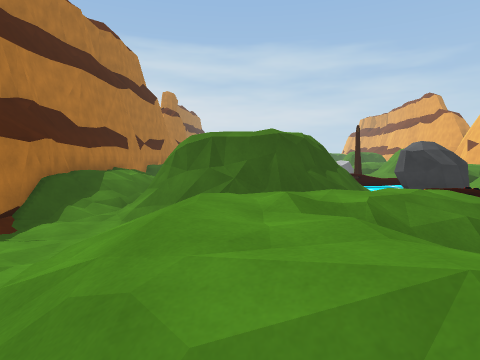
view 1 (above)

17 first-person views from a walk through a Unity game level. The camera is 1.5 m above the floor, tilts 4° down and sees 75° across. The floor is counted in squares, 2 m on a side. Each view is taken from the middle of a square. On the plan, view 1 faces up. The plan holds only what a view shows up to about 10 squares ahead; the rest is blank. The place goes on beyond the plan. The player character is not drawn.

view 2
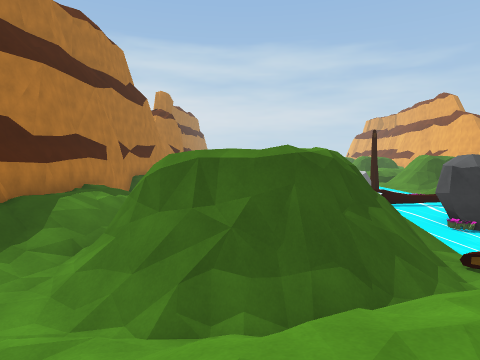

view 3
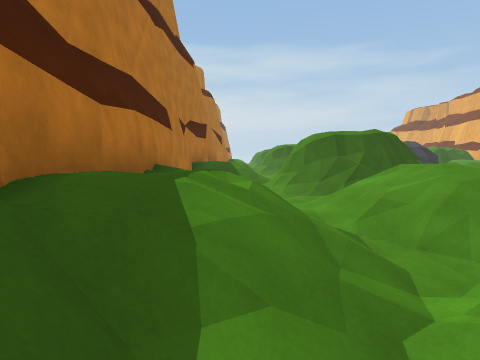

view 4
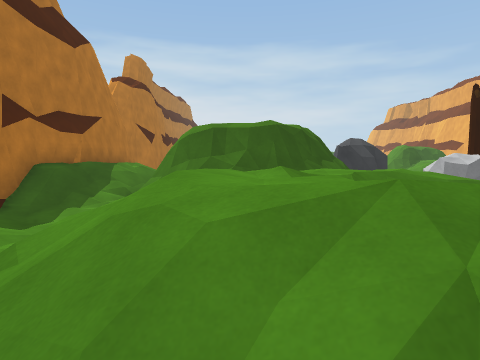

view 5
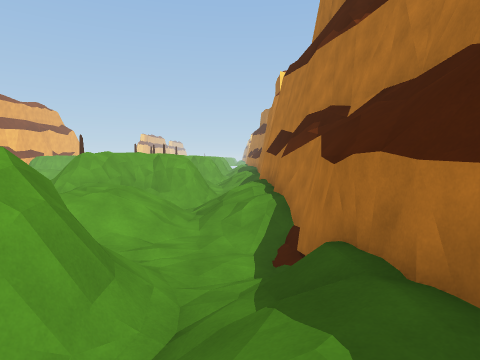

view 6
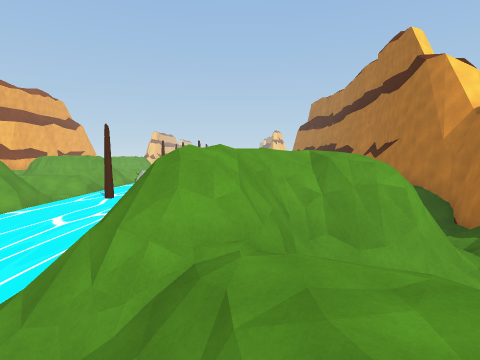

view 7
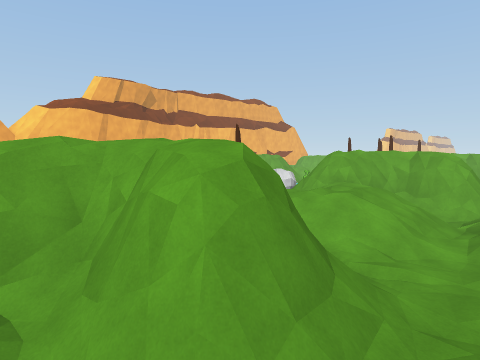

view 8
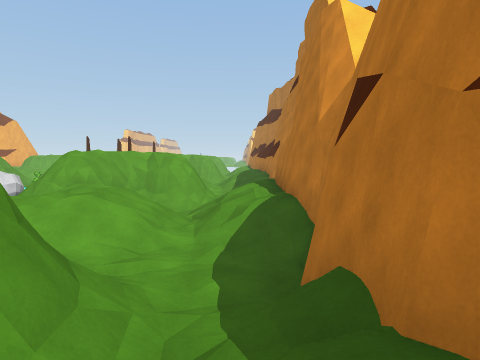

view 9
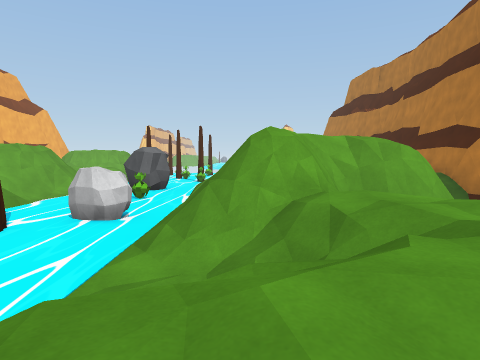

view 10
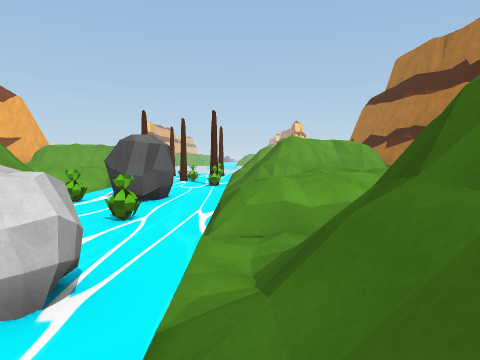

view 11
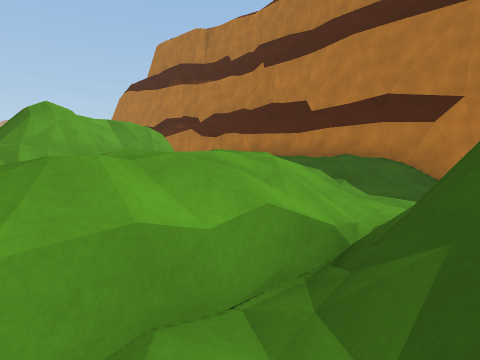

view 12
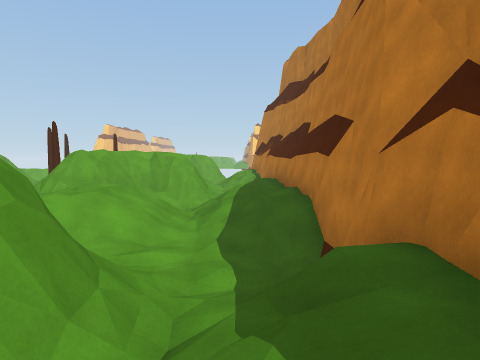

view 13
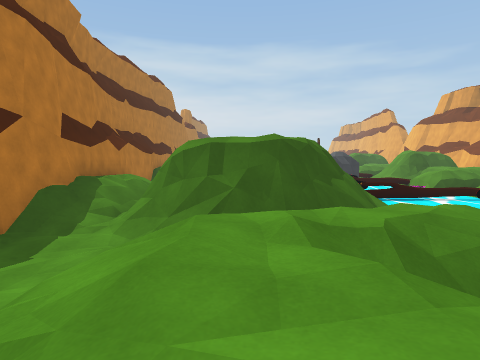

view 14
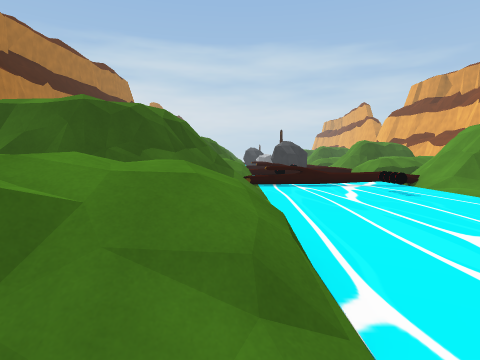

view 15
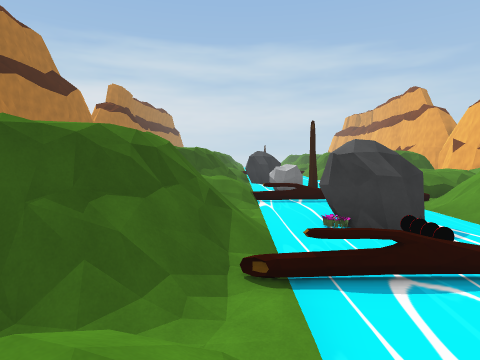

view 16
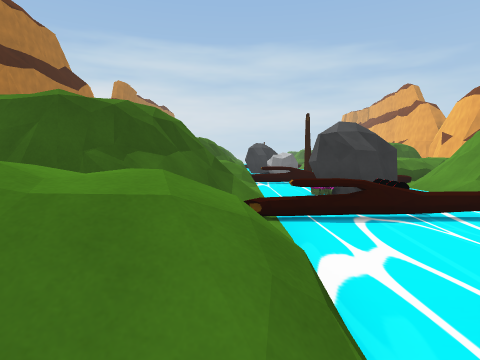

view 17
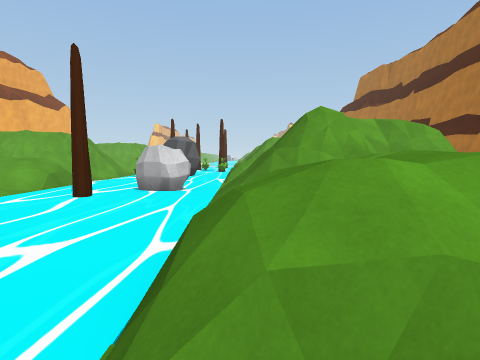

### Floor plan
Key: @ floor where view 1 was taken; # wall or solid block; . main floor; - floor 1.25 m lower than the main floor; _ floor 1.5 m lower than the main floor; / step, stairs or slope; ≈ liquid the walk keeps out of; v drop or lower ground; R rock; P plant; O other object.
Columns run from 5 left of view 1 to 6 right of it. Each row starts with its distance up from view 1.
 17  #/
 16 ##//
 15 #.//#### RR
 14 #///###/  R
 13 #___//
 12 #//_/ /./≈≈≈
 11 #./-/.///≈≈≈
 10 #./-/./ _≈RR
  9 #/////. /≈PR
  8 #.//// #/≈PR
  7 ##//####/≈O≈
  6  #//###//≈≈≈
  5  #-//##/_≈≈≈
  4  #__/////≈≈
  3  #/-/..//O
  2  #/-/.//_≈≈≈
  1  #///.///≈≈≈
  0  #///@##/≈≈O
 -1  #//####/≈≈O
 -2  #//####/≈≈≈
 -3  #_/###/_≈≈≈
 -4  #__-/ //≈≈≈
 -5  #/_//../≈≈≈
 -6  #/-/.///≈≈≈
 -7  #///.//_≈≈≈
 -8  #// /##/≈≈≈
 -9 ##////##/≈≈O
-10 #.//####/RR≈
-11 #///###/_≈R≈
-12 #___////v≈≈≈
-13 #//_///./≈P≈
-14 #./-/./  ≈≈≈
-15 #./-/./  ≈RR
-16 #/// /.//≈RR
-17 #.////##/≈
-18 ## #### /≈≈

Positions as (right, up) in squares from view 1, and headings:
1: (0, 0), facing up
2: (0, 2), facing up
3: (-3, 6), facing up
4: (0, 8), facing up
5: (-3, 9), facing down
6: (1, 3), facing down
7: (-3, 0), facing down-right
8: (-3, 0), facing down
9: (2, -4), facing down
10: (3, -8), facing down
11: (3, -11), facing down-left
12: (-3, -8), facing down
13: (0, -8), facing up
14: (3, -7), facing up
15: (3, 3), facing up
16: (3, 2), facing up
17: (3, -3), facing down
